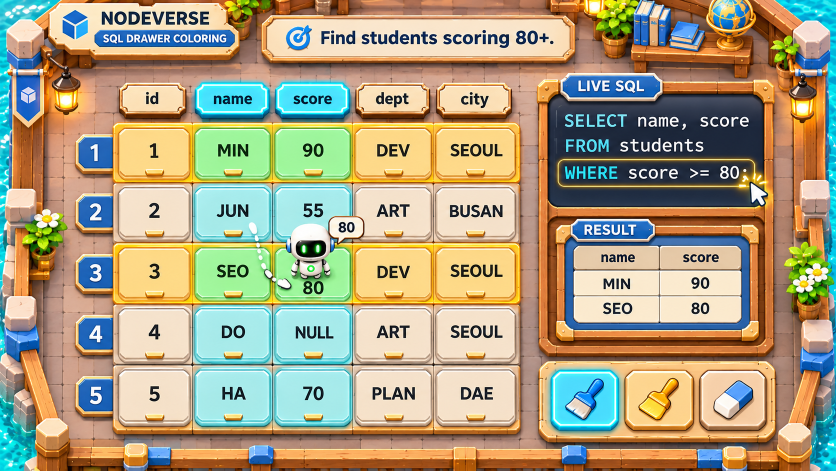
#> input picture reference/sql_drawer_5x5_v2/SQL01_5x5_Extract.png, 1672 x 941 px, found by its file name (shown at 1/2 size)
$ python make_sql_drawer_assets.py ../website/assets/sql_drawer/tool_blue_brush.png
#> lines starting #> are read from the running program, lines starting #| are printed output that depends on the picture; after the words box and inside, x2 and y2 are one past the last pixel; in counts of white or black regions, pixels touching at a corner belong together
# -*- coding: utf-8 -*-
"""SQL 5x5 시안 4장에서 2D 에셋을 분리한다.

시안 속 글자·숫자·표는 지우고 틀만 남겨 textures/sql_drawer/ 에 저장한다. 실제 값은 게임에서 그린다.
실행: python tools/make_sql_drawer_assets.py <시안 폴더>
"""
import os
import random
import sys

import numpy as np
from PIL import Image, ImageDraw, ImageFilter

ROOT = os.path.dirname(os.path.dirname(os.path.abspath(__file__)))
OUT = os.path.join(ROOT, "textures", "sql_drawer")
NAMES = {"SQL01": "SQL01_5x5_Extract.png", "SQL02": "SQL02_5x5_Group.png", "SQL03": "SQL03_5x5_Join.png", "SQL04": "SQL04_5x5_Subquery.png"}


def erase(im, box):
    """box 안의 글자를 좌우 바깥 색으로 줄 단위 보간해 지운다."""
    a = np.array(im.convert("RGB"), float)
    x0, y0, x1, y1 = box
    for y in range(y0, y1):
        left = a[y, max(x0 - 4, 0):x0].mean(axis=0)
        right = a[y, x1:min(x1 + 4, a.shape[1])].mean(axis=0)
        for x in range(x0, x1):
            t = (x - x0) / max(x1 - x0 - 1, 1)
            a[y, x] = left * (1 - t) + right * t
    return Image.fromarray(a.astype("uint8"))


def round_alpha(im, radius):
    im = im.convert("RGBA")
    s = 4
    mask = Image.new("L", (im.width * s, im.height * s), 0)
    ImageDraw.Draw(mask).rounded_rectangle((0, 0, im.width * s - 1, im.height * s - 1), radius * s, fill=255)
    im.putalpha(mask.resize(im.size, Image.LANCZOS))
    return im


def crop_clean(src, box, boxes_erase, radius=0):
    x0, y0, x1, y1 = box
    im = src.crop(box)
    for b in boxes_erase:
        im = erase(im, (b[0] - x0, b[1] - y0, b[2] - x0, b[3] - y0))
    return round_alpha(im, radius) if radius else im.convert("RGBA")


def floor_texture(size, base):
    """시안 바닥색으로 돌바닥을 그린다. 게임판 틈으로만 보인다."""
    w, h = size
    im = Image.new("RGB", size, tuple(base))
    d = ImageDraw.Draw(im)
    rng = random.Random(7)
    bw, bh = 62, 42
    for j in range(h // bh + 2):
        off = (j % 2) * bw // 2
        for i in range(-1, w // bw + 2):
            shade = rng.randint(-9, 9)
            c = tuple(int(np.clip(v + shade, 0, 255)) for v in base)
            d.rectangle((i * bw + off + 2, j * bh + 2, i * bw + off + bw - 2, j * bh + bh - 2), fill=c)
            d.line((i * bw + off + 3, j * bh + 3, i * bw + off + bw - 3, j * bh + 3), fill=tuple(min(v + 16, 255) for v in c))
    return im


def floor_color(src, regions):
    """판 둘레 바닥의 분홍빛 돌색을 측정한다."""
    a = np.array(src.convert("RGB"))
    x0 = min(r[0] for r in regions[1:]) - 14
    x1 = max(r[2] for r in regions[1:]) + 14
    y0 = min(r[1] for r in regions[1:])
    y1 = max(r[3] for r in regions[1:]) + 14
    ring = np.concatenate([a[y0:y1, max(x0, 0):x0 + 14].reshape(-1, 3), a[y0:y1, x1 - 14:min(x1, a.shape[1])].reshape(-1, 3), a[y1 - 14:y1, x0:x1].reshape(-1, 3)])
    ok = ring[(ring[:, 0] > 165) & (ring[:, 0] < 240) & (ring[:, 0] > ring[:, 1]) & (ring[:, 1] > ring[:, 2]) & (ring[:, 2] > 110)]
    return tuple(int(v) for v in np.median(ok if len(ok) > 50 else ring, axis=0))


def clean_background(src, regions, floor_color):
    out = src.convert("RGB").copy()
    tile = floor_texture(src.size, floor_color)
    mask = Image.new("L", src.size, 0)
    d = ImageDraw.Draw(mask)
    for r in regions:
        d.rounded_rectangle(r, 14, fill=255)
    out.paste(tile, (0, 0), mask.filter(ImageFilter.GaussianBlur(9)))
    return out


def hatch(size, line, spacing):
    im = Image.new("RGBA", size, (0, 0, 0, 0))
    d = ImageDraw.Draw(im)
    for x in range(-size[1], size[0], spacing):
        d.line((x, size[1], x + size[1], 0), fill=line, width=3)
    return im


def dots(size, color, spacing):
    im = Image.new("RGBA", size, (0, 0, 0, 0))
    d = ImageDraw.Draw(im)
    for y in range(spacing // 2, size[1], spacing):
        for x in range(spacing // 2, size[0], spacing):
            d.ellipse((x - 3, y - 3, x + 3, y + 3), fill=color)
    return im


def main(folder):
    os.makedirs(OUT, exist_ok=True)
    src = {k: Image.open(os.path.join(folder, v)).convert("RGBA") for k, v in NAMES.items()}
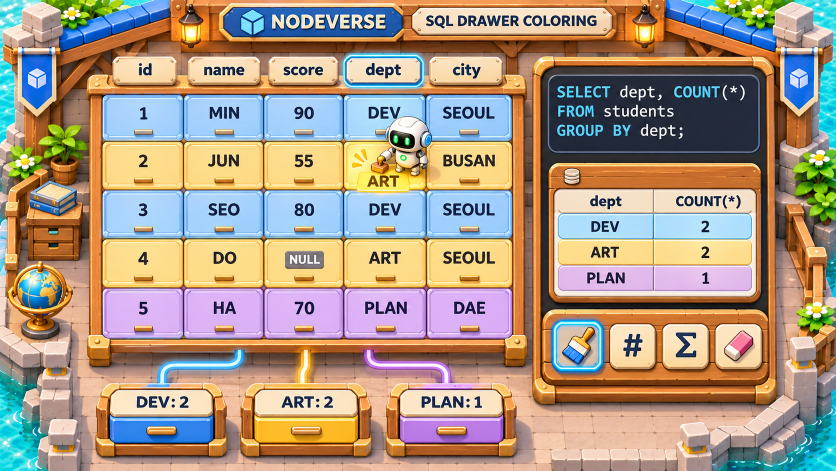
#> input picture reference/sql_drawer_5x5_v2/SQL02_5x5_Group.png, 1672 x 941 px, found by its file name (shown at 1/2 size)
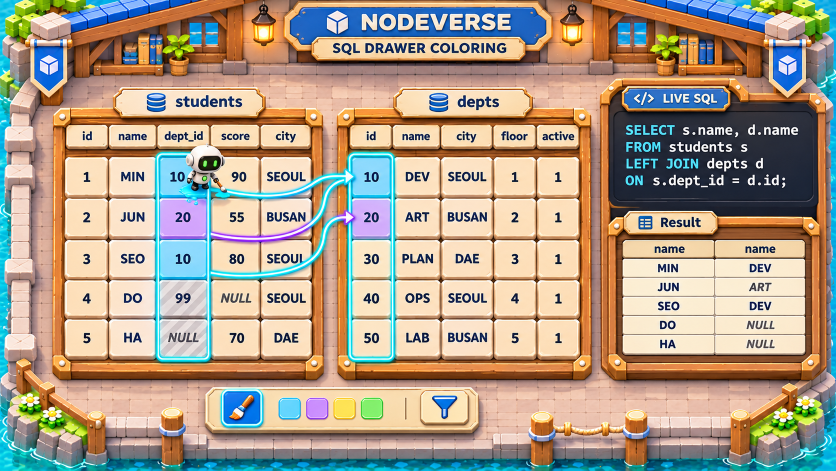
#> input picture reference/sql_drawer_5x5_v2/SQL03_5x5_Join.png, 1672 x 941 px, found by its file name (shown at 1/2 size)
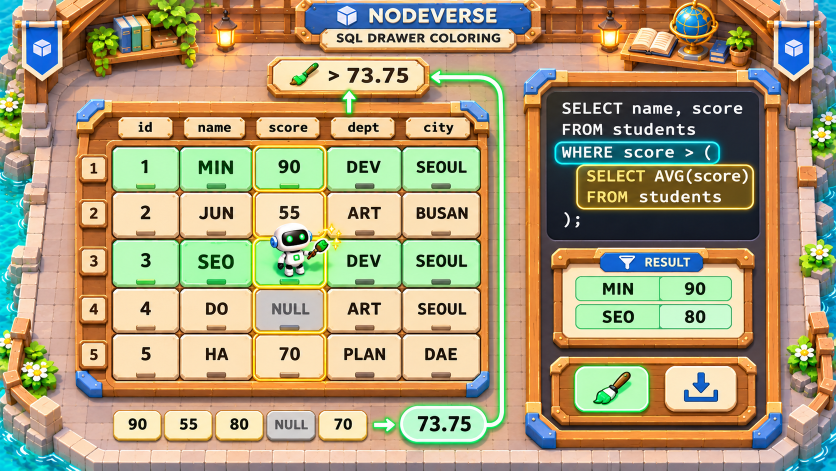
#> input picture reference/sql_drawer_5x5_v2/SQL04_5x5_Subquery.png, 1672 x 941 px, found by its file name (shown at 1/2 size)
    a, b, c, d = src["SQL01"], src["SQL02"], src["SQL03"], src["SQL04"]
    save = lambda im, name: im.save(os.path.join(OUT, name + ".png"))

    # 서랍 칸: 색별로 시안에서 잘라 글자만 지운다
    cells = {
        "cell_plain": (a, (238, 374, 380, 480), (262, 396, 358, 450)),
        "cell_col": (a, (394, 742, 538, 846), (414, 762, 520, 816)),
        "cell_row": (a, (238, 254, 380, 360), (262, 276, 358, 330)),
        "cell_hit": (a, (394, 258, 538, 360), (414, 276, 520, 330)),
        "cell_g1": (b, (208, 194, 364, 278), (262, 206, 318, 248)),
        "cell_g2": (b, (208, 288, 364, 372), (262, 300, 318, 342)),
        "cell_g3": (b, (208, 580, 364, 670), (262, 592, 318, 638)),
    }
    for name, (im, box, text_box) in cells.items():
        save(crop_clean(im, box, [text_box], 10), name)
#> this loop made 7 passes
#> (name, box, text_box) on passes 1 to 7: ('cell_plain', (238, 374, 380, 480), (262, 396, 358, 450)), ('cell_col', (394, 742, 538, 846), (414, 762, 520, 816)), ('cell_row', (238, 254, 380, 360), (262, 276, 358, 330)), ('cell_hit', (394, 258, 538, 360), (414, 276, 520, 330)), ('cell_g1', (208, 194, 364, 278), (262, 206, 318, 248)), ('cell_g2', (208, 288, 364, 372), (262, 300, 318, 342)), ('cell_g3', (208, 580, 364, 670), (262, 592, 318, 638))
#> pass 1, in round_alpha, `im = im.convert("RGBA")`:
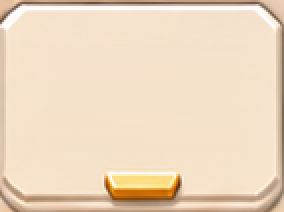
#> im: PIL image 142x106 RGBA (shown 2 times larger); mean R, G, B, A 237.5, 216.3, 191.9, 255

    # 머리글·행 번호·의뢰판
    save(crop_clean(a, (714, 170, 856, 232), [(738, 182, 836, 218)], 12), "header_plain")
#> in round_alpha (call 8), `mask = Image.new("L", (im.width * s, im.height * s), 0)`: mask: PIL image 568x248 L; every value is 0
#> in round_alpha (call 8), `ImageDraw.Draw(mask).rounded_rectangle((0, 0, im.width * s - 1, im.hei..`:
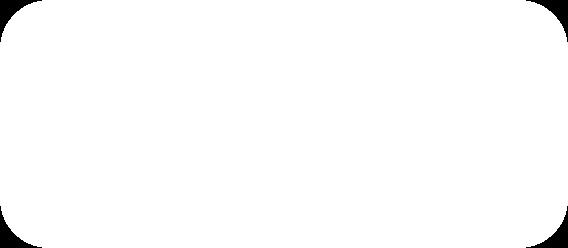
#> mask: PIL image 568x248 L; 98.6% white; 4 black regions, box (x1, y1, x2, y2) and area: (0, 0, 42, 42) 508, (526, 0, 568, 42) 508, (0, 206, 42, 248) 508, (526, 206, 568, 248) 508
    save(crop_clean(a, (394, 170, 534, 232), [(420, 182, 512, 218)], 12), "header_on")
#> in round_alpha (call 9), `mask = Image.new("L", (im.width * s, im.height * s), 0)`: mask: PIL image 560x248 L; every value is 0
#> in round_alpha (call 9), `ImageDraw.Draw(mask).rounded_rectangle((0, 0, im.width * s - 1, im.hei..`: mask: PIL image 560x248 L; 98.5% white; 4 black regions, box (x1, y1, x2, y2) and area: (0, 0, 42, 42) 508, (518, 0, 560, 42) 508, (0, 206, 42, 248) 508, (518, 206, 560, 248) 508
    save(crop_clean(a, (154, 272, 226, 346), [(176, 286, 206, 328)], 10), "row_badge")
#> in round_alpha (call 10), `mask = Image.new("L", (im.width * s, im.height * s), 0)`: mask: PIL image 288x296 L; every value is 0
#> in round_alpha (call 10), `ImageDraw.Draw(mask).rounded_rectangle((0, 0, im.width * s - 1, im.hei..`: mask: PIL image 288x296 L; 98.3% white; 4 black regions, box (x1, y1, x2, y2) and area: (0, 0, 34, 34) 354, (254, 0, 288, 34) 354, (0, 262, 34, 296) 354, (254, 262, 288, 296) 354
    save(crop_clean(a, (526, 30, 1148, 124), [(566, 50, 1120, 102)], 16), "mission_plate")
#> in round_alpha (call 11), `mask = Image.new("L", (im.width * s, im.height * s), 0)`: mask: PIL image 2488x376 L; every value is 0
#> in round_alpha (call 11), `ImageDraw.Draw(mask).rounded_rectangle((0, 0, im.width * s - 1, im.hei..`: mask: PIL image 2488x376 L; 99.6% white; 4 black regions, box (x1, y1, x2, y2) and area: (0, 0, 57, 57) 901, (2431, 0, 2488, 57) 901, (0, 319, 57, 376) 901, (2431, 319, 2488, 376) 901

    # 도구 칸
    save(crop_clean(a, (1104, 744, 1234, 858), [], 14), "tool_blue_brush")
#> in round_alpha (call 12), `mask = Image.new("L", (im.width * s, im.height * s), 0)`: mask: PIL image 520x456 L; every value is 0
#> in round_alpha (call 12), `ImageDraw.Draw(mask).rounded_rectangle((0, 0, im.width * s - 1, im.hei..`:
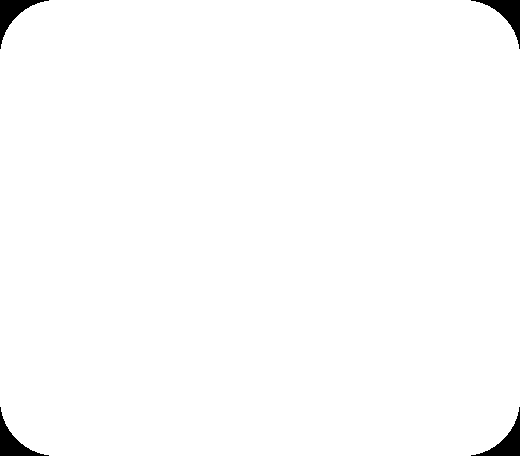
#> mask: PIL image 520x456 L; 98.8% white; 4 black regions, box (x1, y1, x2, y2) and area: (0, 0, 49, 49) 691, (471, 0, 520, 49) 691, (0, 407, 49, 456) 691, (471, 407, 520, 456) 691
    save(crop_clean(a, (1252, 744, 1384, 858), [], 14), "tool_gold_brush")
#> in crop_clean (call 13), `im = src.crop(box)`:
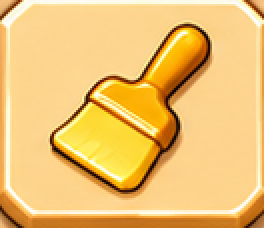
#> im: PIL image 132x114 RGBA (shown 2 times larger); mean R, G, B, A 239.6, 194.5, 113.5, 255
#> in round_alpha (call 13), `mask = Image.new("L", (im.width * s, im.height * s), 0)`: mask: PIL image 528x456 L; every value is 0
#> in round_alpha (call 13), `ImageDraw.Draw(mask).rounded_rectangle((0, 0, im.width * s - 1, im.hei..`: mask: PIL image 528x456 L; 98.9% white; 4 black regions, box (x1, y1, x2, y2) and area: (0, 0, 49, 49) 691, (479, 0, 528, 49) 691, (0, 407, 49, 456) 691, (479, 407, 528, 456) 691
    save(crop_clean(a, (1402, 744, 1532, 858), [], 14), "tool_eraser")
    save(crop_clean(a, (1402, 744, 1532, 858), [(1416, 754, 1520, 848)], 14), "tool_blank")
    save(crop_clean(b, (1110, 648, 1202, 738), [], 12), "tool_group_brush")
    save(crop_clean(b, (1222, 650, 1310, 738), [], 12), "tool_count")
    save(crop_clean(b, (1328, 650, 1416, 738), [], 12), "tool_sum")
    save(crop_clean(c, (450, 786, 524, 852), [], 12), "tool_key_brush")
    save(crop_clean(c, (844, 784, 936, 850), [], 12), "tool_funnel")
    save(crop_clean(d, (1152, 735, 1296, 822), [], 14), "tool_green_brush")
    save(crop_clean(d, (1332, 735, 1472, 822), [], 14), "tool_submit")

    # 오른쪽 패널: LIVE SQL + RESULT 틀, 도구함
    panel = a.crop((1078, 148, 1550, 712)).convert("RGB")
    ox, oy = 1078, 148
    pd = ImageDraw.Draw(panel)
    pd.rounded_rectangle((1096 - ox, 192 - oy, 1532 - ox, 414 - oy), 14, fill=(27, 33, 48))
    pd.rounded_rectangle((1146 - ox, 490 - oy, 1486 - ox, 648 - oy), 8, fill=(246, 234, 208))
    save(round_alpha(panel, 18), "panel_sql")
    tray = a.crop((1080, 724, 1550, 884)).convert("RGB")
    ImageDraw.Draw(tray).rounded_rectangle((16, 16, 454, 144), 12, fill=(184, 128, 76))
    save(round_alpha(tray, 18), "tool_tray")

    # 요약 서랍·계산 띠·토큰
    for i, (x0, x1) in enumerate([(194, 452), (484, 742), (774, 1032)]):
        box = (x0, 770, x1, 912)
        save(crop_clean(b, box, [(x0 + 42, 786, x1 - 42, 826)], 12), "summary_%d" % (i + 1))
    save(crop_clean(d, (228, 822, 322, 880), [(244, 832, 306, 868)], 12), "strip_cell")
    save(crop_clean(d, (534, 822, 630, 880), [(548, 832, 616, 868)], 12), "strip_null")
    save(crop_clean(d, (802, 814, 974, 886), [(828, 826, 950, 874)], 30), "token")

    # 색약 대응 무늬
    save(hatch((140, 100), (70, 70, 80, 120), 18), "pattern_null")
    save(hatch((140, 100), (255, 255, 255, 110), 26), "pattern_g2")
    save(dots((140, 100), (255, 255, 255, 120), 22), "pattern_g3")

    # 배경: 판·패널 자리를 비운 작업장
    regions = {
        "SQL01": [(95, 4, 1152, 134), (146, 134, 1558, 890)],
        "SQL02": [(430, 4, 1240, 96), (172, 96, 1562, 924)],
        "SQL03": [(568, 4, 1106, 132), (94, 132, 1654, 872)],
        "SQL04": [(590, 4, 1086, 112), (148, 112, 1568, 900)],
    }
#> regions = {'SQL01': [(95, 4, 1152, 134), (146, 134, 1558, 890)], 'SQL02': [(430, 4, 1240, 96), (172, 96, 1562, 924)], 'SQL03': [(568, 4, 1106, 132), (94, 132, 1654, 872)], 'SQL04': [(590, 4, 1086, 112), (148, 112, 1568, 900)]}
    for k, im in src.items():
        clean_background(im, regions[k], floor_color(im, regions[k])).save(os.path.join(OUT, "bg_%s.png" % k.lower()))
#> this loop made 4 passes
#> k on passes 1 to 4: 'SQL01', 'SQL02', 'SQL03', 'SQL04'
    print("assets:", len(os.listdir(OUT)))
#| assets: 37


if __name__ == "__main__":
    main(sys.argv[1])
